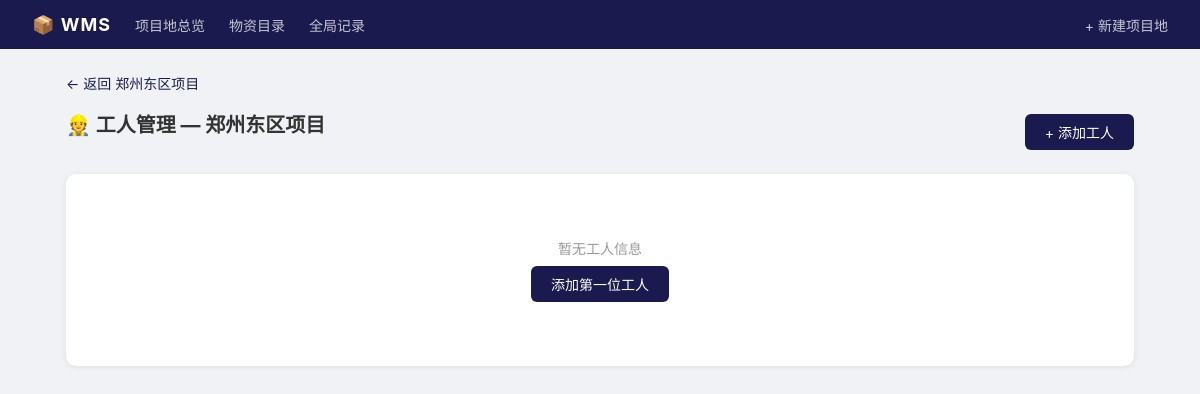
/site/1/workers, run on an earlier commit of the app's database.
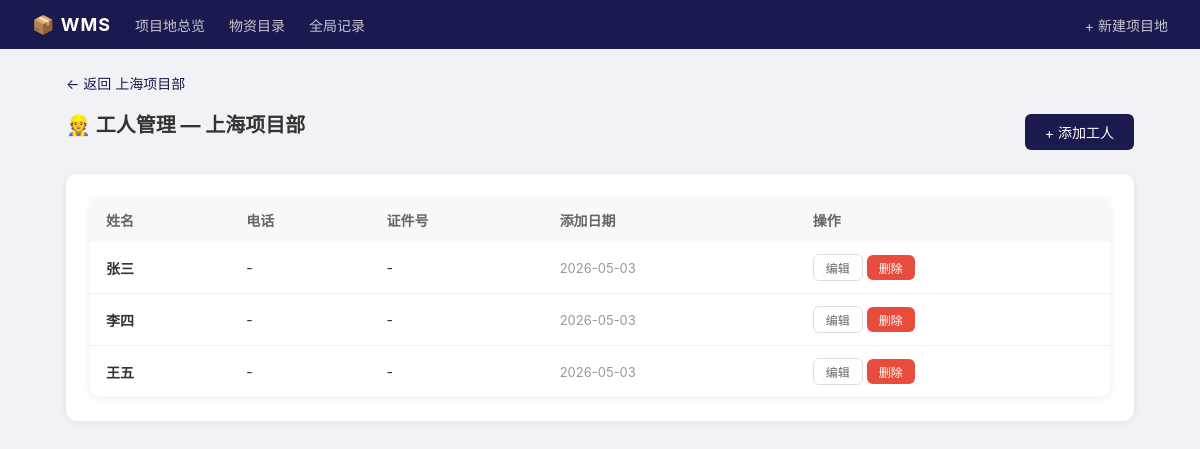
And on a later commit of the database.
### tables this page shows
CREATE TABLE sites (
            id INTEGER PRIMARY KEY AUTOINCREMENT,
            name TEXT UNIQUE NOT NULL,
            location TEXT DEFAULT '',
            contact TEXT DEFAULT '',
            created TEXT NOT NULL
        );

CREATE TABLE workers (
            id INTEGER PRIMARY KEY AUTOINCREMENT,
            site_id INTEGER NOT NULL,
            name TEXT NOT NULL,
            phone TEXT DEFAULT '',
            id_card TEXT DEFAULT '',
            created TEXT NOT NULL,
            FOREIGN KEY (site_id) REFERENCES sites(id) ON DELETE CASCADE
        );

### app.py (the view)
@app.route("/site/<int:site_id>/workers")
def worker_list(site_id):
    conn = get_db()
    site = conn.execute("SELECT * FROM sites WHERE id=?", (site_id,)).fetchone()
    if not site:
        flash("项目地不存在", "error")
        conn.close()
        return redirect(url_for("index"))
    workers = conn.execute("SELECT * FROM workers WHERE site_id=? ORDER BY id", (site_id,)).fetchall()
    conn.close()
    return render_template("workers.html", site=site, workers=workers)

### app.py (called while the page is built)
def get_db():
    conn = sqlite3.connect(DB_PATH)
    conn.row_factory = sqlite3.Row
    conn.execute("PRAGMA foreign_keys = ON")
    return conn

### templates/workers.html (shortened to what this page needs)
{% extends "base.html" %}
{% block content %}
<a href="{{ url_for('site_detail', id=site.id) }}" class="back-link">← 返回 {{ site.name }}</a>
<div style="display:flex;justify-content:space-between;align-items:center;margin-bottom:20px">
    <div class="page-title">👷 工人管理 — {{ site.name }}</div>
    <a href="{{ url_for('worker_add', site_id=site.id) }}" class="btn btn-primary">+ 添加工人</a>
</div>
<div class="card">
    {% if workers %}
    <table>
        <tr>
            <th>姓名</th><th>电话</th><th>证件号</th><th>添加日期</th><th>操作</th>
        </tr>
        {% for w in workers %}
        <tr>
            <td><strong>{{ w.name }}</strong></td>
            <td>{{ w.phone or '-' }}</td>
            <td>{{ w.id_card or '-' }}</td>
            <td style="color:#999;font-size:13px">{{ w.created }}</td>
            <td>
                <a href="{{ url_for('worker_edit', site_id=site.id, worker_id=w.id) }}" class="btn btn-outline btn-sm">编辑</a>
                <a href="{{ url_for('worker_delete', site_id=site.id, worker_id=w.id) }}" class="btn btn-red btn-sm"
                   onclick="return confirm('确认删除工人「{{ w.name }}」？')">删除</a>
            </td>
        </tr>
        {% endfor %}
    </table>
    {% else %}
    <div class="empty">
        <p>暂无工人信息</p>
        <p style="margin-top:8px"><a href="{{ url_for('worker_add', site_id=site.id) }}" class="btn btn-primary">添加第一位工人</a></p>
    </div>
    {% endif %}
</div>
{% endblock %}

What changed in the data, as far as the page shows it:
changed sites: name "郑州东区项目" → "上海项目部"
added workers: name "张三", phone "-", id_card "-", created "2026-05-03"
added workers: name "李四", phone "-", id_card "-", created "2026-05-03"
added workers: name "王五", phone "-", id_card "-", created "2026-05-03"
Also different on the page:
text no longer shown: "暂无工人信息 添加第一位工人"
text now shown: "姓名 电话 证件号 添加日期 操作"
